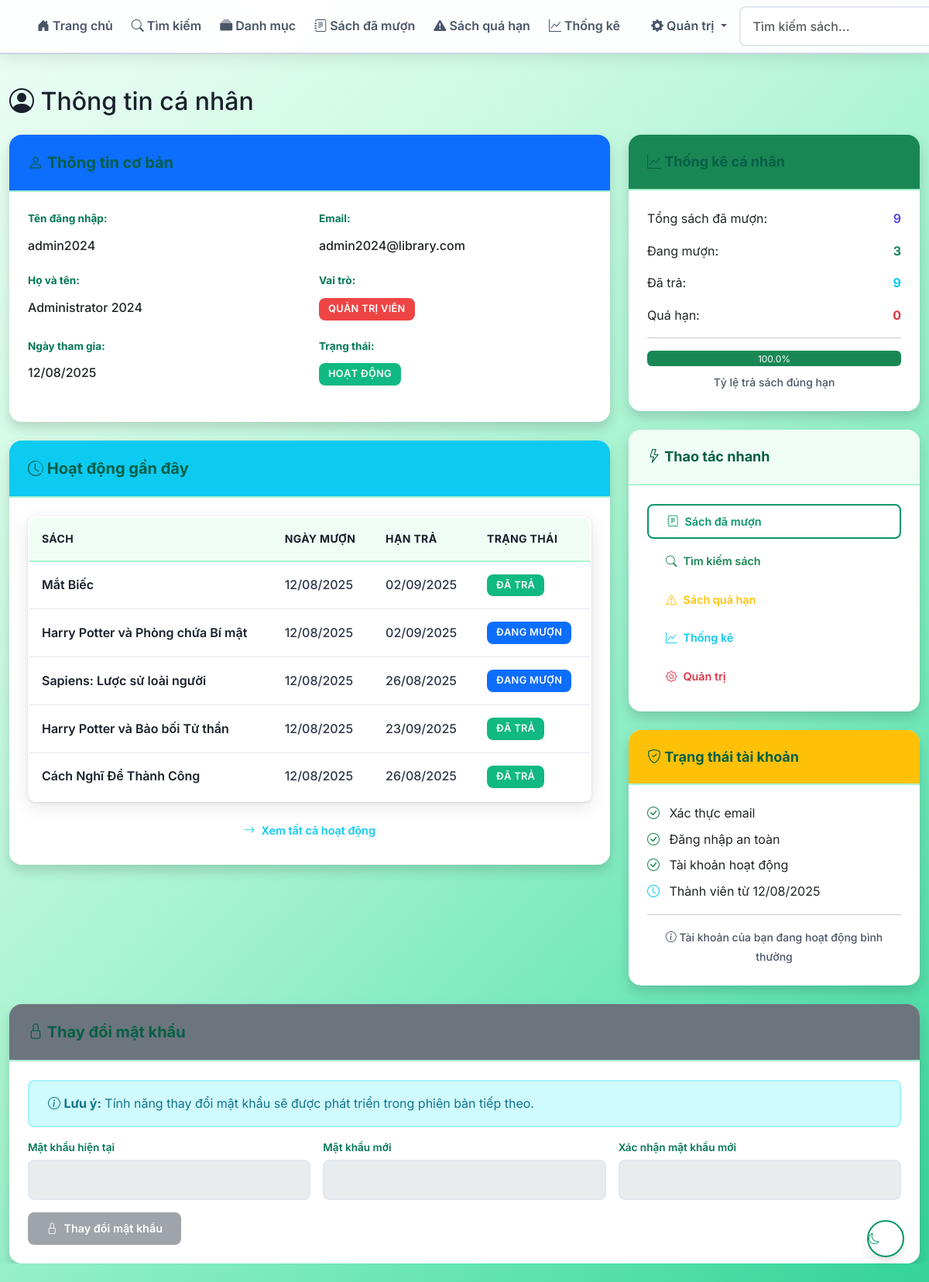
Screenshot of /profile (signed in) with the database file from the repository.
### app/models/user.py (models this page shows, shortened)
class User(UserMixin, db.Model):
    __tablename__ = 'users'
    id = db.Column(db.Integer, primary_key=True)
    username = db.Column(db.String(80), unique=True, nullable=False)
    email = db.Column(db.String(120), unique=True, nullable=False)
    password_hash = db.Column(db.String(255), nullable=False)
    full_name = db.Column(db.String(100), nullable=False)
    role = db.Column(db.String(20), default='user')
    is_active = db.Column(db.Boolean, default=True)
    created_at = db.Column(db.DateTime, default=datetime.utcnow)
    loans = db.relationship('Loan', backref='user_ref', lazy=True)
    def is_admin(self):
        return self.role == 'admin'
    def is_librarian(self):
        return self.role in ['admin', 'librarian']

### app/models/loan.py (models this page shows, shortened)
class Loan(db.Model):
    __tablename__ = 'loans'
    id = db.Column(db.Integer, primary_key=True)
    user_id = db.Column(db.Integer, db.ForeignKey('users.id'), nullable=False)
    book_id = db.Column(db.Integer, db.ForeignKey('books.id'), nullable=False)
    loan_date = db.Column(db.DateTime, default=datetime.utcnow, nullable=False)
    due_date = db.Column(db.DateTime, nullable=False)
    return_date = db.Column(db.DateTime)
    status = db.Column(db.String(20), default='borrowed')  # borrowed, returned, overdue
    user = db.relationship('User')
    book = db.relationship('Book')

### app/models/book.py (models this page shows, shortened)
class Book(db.Model):
    __tablename__ = 'books'
    id = db.Column(db.Integer, primary_key=True)
    isbn = db.Column(db.String(20), unique=True, nullable=False)
    title = db.Column(db.String(200), nullable=False)
    author = db.Column(db.String(100), nullable=False)
    publisher = db.Column(db.String(100))
    publication_year = db.Column(db.Integer)
    category = db.Column(db.String(50))
    description = db.Column(db.Text)
    total_copies = db.Column(db.Integer, default=1)
    available_copies = db.Column(db.Integer, default=1)  # Giữ lại để tương thích
    location = db.Column(db.String(100))
    is_active = db.Column(db.Boolean, default=True)
    created_at = db.Column(db.DateTime, default=datetime.utcnow)
    loans = db.relationship('Loan', foreign_keys='Loan.book_id')

### app/routes/auth.py (the view)
@auth_bp.route('/profile')
@login_required
def profile():
    from app.models.loan import Loan
    from datetime import datetime
    overdue_count = Loan.query.filter(
        Loan.user_id == current_user.id,
        Loan.status == 'borrowed',
        Loan.due_date < datetime.now()
    ).count()
    return render_template('auth/profile.html', overdue_count=overdue_count)

### app/models/user.py (called while the page is built)
@login_manager.user_loader
def load_user(user_id):
    return User.query.get(int(user_id))

### app/templates/auth/profile.html (shortened to what this page needs)
{% extends "base.html" %}
{% block content %}
<div class="row">
    <div class="col-12">
        <h1 class="h2 mb-4">
            <i class="bi bi-person-circle"></i> Thông tin cá nhân
        </h1>
    </div>
</div>
<div class="row">
    <div class="col-lg-8">
        <div class="card shadow mb-4">
            <div class="card-header bg-primary text-white">
                <h5 class="mb-0">
                    <i class="bi bi-person"></i> Thông tin cơ bản
                </h5>
            </div>
            <div class="card-body">
                <div class="row">
                    <div class="col-md-6 mb-3">
                        <label class="form-label fw-bold">Tên đăng nhập:</label>
                        <p class="form-control-plaintext">{{ current_user.username }}</p>
                    </div>
                    <div class="col-md-6 mb-3">
                        <label class="form-label fw-bold">Email:</label>
                        <p class="form-control-plaintext">{{ current_user.email }}</p>
                    </div>
                </div>
                <div class="row">
                    <div class="col-md-6 mb-3">
                        <label class="form-label fw-bold">Họ và tên:</label>
                        <p class="form-control-plaintext">{{ current_user.full_name }}</p>
                    </div>
                    <div class="col-md-6 mb-3">
                        <label class="form-label fw-bold">Vai trò:</label>
                        <p class="form-control-plaintext">
                            {% if current_user.role == 'admin' %}
                                <span class="badge bg-danger">Quản trị viên</span>
                            {% elif current_user.role == 'librarian' %}
                                <span class="badge bg-warning">Thủ thư</span>
                            {% else %}
                                <span class="badge bg-primary">Người dùng</span>
                            {% endif %}
                        </p>
                    </div>
                </div>
                <div class="row">
                    <div class="col-md-6 mb-3">
                        <label class="form-label fw-bold">Ngày tham gia:</label>
                        <p class="form-control-plaintext">{{ current_user.created_at.strftime('%d/%m/%Y') if current_user.created_at else 'N/A' }}</p>
                    </div>
                    <div class="col-md-6 mb-3">
                        <label class="form-label fw-bold">Trạng thái:</label>
                        <p class="form-control-plaintext">
                            {% if current_user.is_active %}
                                <span class="badge bg-success">Hoạt động</span>
                            {% else %}
                                <span class="badge bg-danger">Vô hiệu hóa</span>
                            {% endif %}
                        </p>
                    </div>
                </div>
            </div>
        </div>
        <div class="card shadow">
            <div class="card-header bg-info text-white">
                <h5 class="mb-0">
                    <i class="bi bi-clock-history"></i> Hoạt động gần đây
                </h5>
            </div>
            <div class="card-body">
                {% if current_user.loans %}
                    {% set recent_loans = current_user.loans|sort(attribute='loan_date', reverse=true) %}
                    <div class="table-responsive">
                        <table class="table table-hover">
                            <thead>
                                <tr>
                                    <th>Sách</th>
                                    <th>Ngày mượn</th>
                                    <th>Hạn trả</th>
                                    <th>Trạng thái</th>
                                </tr>
                            </thead>
                            <tbody>
                                {% for loan in recent_loans[:5] %}
                                <tr>
                                    <td>
                                        <a href="{{ url_for('books.book_detail', book_id=loan.book.id) }}" class="text-decoration-none">
                                            {{ loan.book.title }}
                                        </a>
                                    </td>
                                    <td>{{ loan.loan_date.strftime('%d/%m/%Y') if loan.loan_date else 'N/A' }}</td>
                                    <td>{{ loan.due_date.strftime('%d/%m/%Y') if loan.due_date else 'N/A' }}</td>
                                    <td>
                                        <span class="badge {% if loan.return_date is none %}bg-primary{% else %}bg-success{% endif %}">
                                            {% if loan.return_date is none %}Đang mượn{% else %}Đã trả{% endif %}
                                        </span>
                                    </td>
                                </tr>
                                {% endfor %}
                            </tbody>
                        </table>
                    </div>
                    <div class="text-center mt-3">
                        <a href="{{ url_for('loans.my_loans') }}" class="btn btn-outline-info">
                            <i class="bi bi-arrow-right"></i> Xem tất cả hoạt động
                        </a>
                    </div>
                {% else %}
                    <p class="text-muted text-center mb-0">Chưa có hoạt động nào</p>
                {% endif %}
            </div>
        </div>
    </div>
    <div class="col-lg-4">
        <div class="card shadow mb-4">
            <div class="card-header bg-success text-white">
                <h6 class="mb-0">
                    <i class="bi bi-graph-up"></i> Thống kê cá nhân
                </h6>
            </div>
            <div class="card-body">
                <div class="d-flex justify-content-between align-items-center mb-3">
                    <span>Tổng sách đã mượn:</span>
                    <strong class="text-primary">{{ current_user.loans|length if current_user.loans else 0 }}</strong>
                </div>
                <div class="d-flex justify-content-between align-items-center mb-3">
                    <span>Đang mượn:</span>
                    <strong class="text-success">{{ current_user.loans|selectattr('return_date', 'none')|list|length if current_user.loans else 0 }}</strong>
                </div>
                <div class="d-flex justify-content-between align-items-center mb-3">
                    <span>Đã trả:</span>
                    <strong class="text-info">{{ current_user.loans|selectattr('return_date', 'defined')|list|length if current_user.loans else 0 }}</strong>
                </div>
                <div class="d-flex justify-content-between align-items-center mb-3">
                    <span>Quá hạn:</span>
                    <strong class="text-danger">{{ overdue_count }}</strong>
                </div>
                <hr>
                <div class="text-center">
                    <div class="progress mb-2" style="height: 20px;">
                        {% set total_loans = current_user.loans|length if current_user.loans else 0 %}
                        {% set returned_loans = current_user.loans|selectattr('return_date', 'defined')|list|length if current_user.loans else 0 %}
                        {% if total_loans > 0 %}
                            {% set return_rate = (returned_loans / total_loans * 100)|round %}
                        {% else %}
                            {% set return_rate = 0 %}
                        {% endif %}
                        <div class="progress-bar bg-success" style="width: {{ return_rate }}%">
                            {{ return_rate }}%
                        </div>
                    </div>
                    <small class="text-muted">Tỷ lệ trả sách đúng hạn</small>
                </div>
            </div>
        </div>
        <div class="card shadow mb-4">
            <div class="card-header">
                <h6 class="mb-0">
                    <i class="bi bi-lightning"></i> Thao tác nhanh
                </h6>
            </div>
            <div class="card-body">
                <div class="d-grid gap-2">
                    <a href="{{ url_for('loans.my_loans') }}" class="btn btn-outline-primary">
                        <i class="bi bi-journal-text"></i> Sách đã mượn
                    </a>
                    <a href="{{ url_for('books.search') }}" class="btn btn-outline-success">
                        <i class="bi bi-search"></i> Tìm kiếm sách
                    </a>
                    {% if current_user.is_librarian() %}
                        <a href="{{ url_for('loans.overdue') }}" class="btn btn-outline-warning">
                            <i class="bi bi-exclamation-triangle"></i> Sách quá hạn
                        </a>
                        <a href="{{ url_for('loans.statistics') }}" class="btn btn-outline-info">
                            <i class="bi bi-graph-up"></i> Thống kê
                        </a>
                    {% endif %}
                    {% if current_user.is_admin() %}
                        <a href="{{ url_for('admin.admin_dashboard') }}" class="btn btn-outline-danger">
                            <i class="bi bi-gear"></i> Quản trị
                        </a>
                    {% endif %}
                </div>
            </div>
        </div>
        <div class="card shadow">
            <div class="card-header bg-warning text-dark">
                <h6 class="mb-0">
                    <i class="bi bi-shield-check"></i> Trạng thái tài khoản
                </h6>
            </div>
            <div class="card-body">
                <div class="mb-2">
                    <i class="bi bi-check-circle text-success"></i>
                    <span class="ms-2">Xác thực email</span>
                </div>
                <div class="mb-2">
                    <i class="bi bi-check-circle text-success"></i>
                    <span class="ms-2">Đăng nhập an toàn</span>
                </div>
                <div class="mb-2">
                    {% if current_user.is_active %}
                        <i class="bi bi-check-circle text-success"></i>
                        <span class="ms-2">Tài khoản hoạt động</span>
                    {% else %}
                        <i class="bi bi-x-circle text-danger"></i>
                        <span class="ms-2">Tài khoản bị vô hiệu hóa</span>
                    {% endif %}
                </div>
                <div class="mb-2">
                    <i class="bi bi-clock text-info"></i>
                    <span class="ms-2">Thành viên từ {{ current_user.created_at.strftime('%d/%m/%Y') if current_user.created_at else 'N/A' }}</span>
                </div>
                <hr>
                <div class="text-center">
                    <small class="text-muted">
                        <i class="bi bi-info-circle"></i>
                        Tài khoản của bạn đang hoạt động bình thường
                    </small>
                </div>
            </div>
        </div>
    </div>
</div>
<div class="row mt-4">
    <div class="col-12">
        <div class="card shadow">
            <div class="card-header bg-secondary text-white">
                <h5 class="mb-0">
                    <i class="bi bi-lock"></i> Thay đổi mật khẩu
                </h5>
            </div>
            <div class="card-body">
                <div class="alert alert-info">
                    <i class="bi bi-info-circle"></i>
                    <strong>Lưu ý:</strong> Tính năng thay đổi mật khẩu sẽ được phát triển trong phiên bản tiếp theo.
                </div>
                <form class="row g-3">
                    <div class="col-md-4">
                        <label for="current_password" class="form-label">Mật khẩu hiện tại</label>
                        <input type="password" class="form-control" id="current_password" disabled>
                    </div>
                    <div class="col-md-4">
                        <label for="new_password" class="form-label">Mật khẩu mới</label>
                        <input type="password" class="form-control" id="new_password" disabled>
                    </div>
                    <div class="col-md-4">
                        <label for="confirm_new_password" class="form-label">Xác nhận mật khẩu mới</label>
                        <input type="password" class="form-control" id="confirm_new_password" disabled>
                    </div>
                    <div class="col-12">
                        <button type="submit" class="btn btn-secondary" disabled>
                            <i class="bi bi-lock"></i> Thay đổi mật khẩu
                        </button>
                    </div>
                </form>
            </div>
        </div>
    </div>
</div>
{% endblock %}

### rows the page displays
User: username "admin2024", email "admin2024@library.com", full_name "Administrator 2024", created_at "12/08/2025"
Loan: book "Mắt Biếc", loan_date "12/08/2025", due_date "02/09/2025", shows "ĐÃ TRẢ"
Loan: book "Harry Potter và Phòng chứa Bí mật", loan_date "12/08/2025", due_date "02/09/2025", shows "ĐANG MƯỢN"
Loan: book "Sapiens: Lược sử loài người", loan_date "12/08/2025", due_date "26/08/2025", shows "ĐANG MƯỢN"
Loan: book "Harry Potter và Bảo bối Tử thần", loan_date "12/08/2025", due_date "23/09/2025", shows "ĐÃ TRẢ"
Loan: book "Cách Nghĩ Để Thành Công", loan_date "12/08/2025", due_date "26/08/2025", shows "ĐÃ TRẢ"

### other values shown
{{ current_user.loans|length if current_user.loans else 0 }} "9"
{{ overdue_count }} "0"
{{ return_rate }} "100.0"
